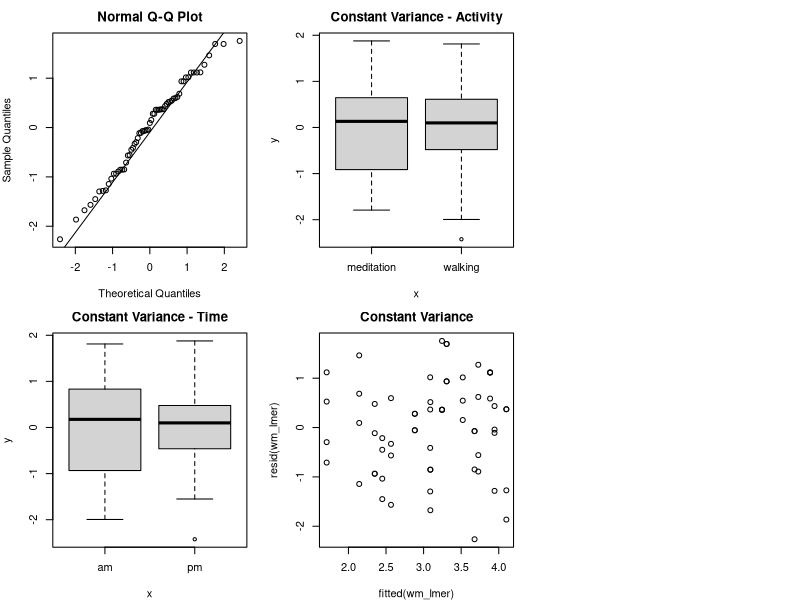
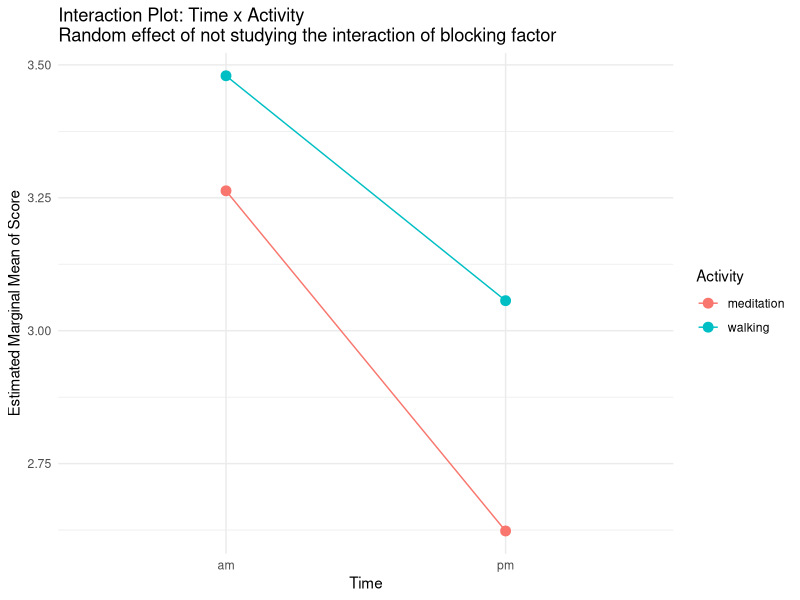
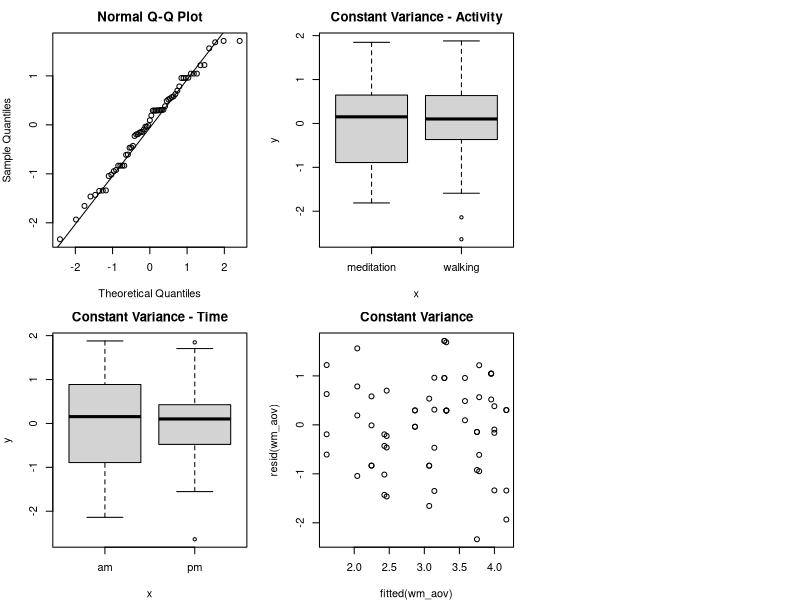
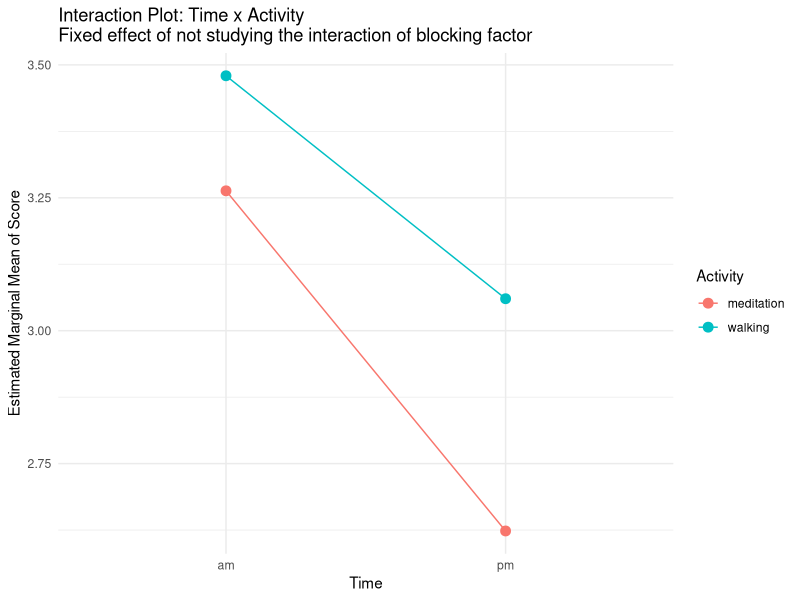
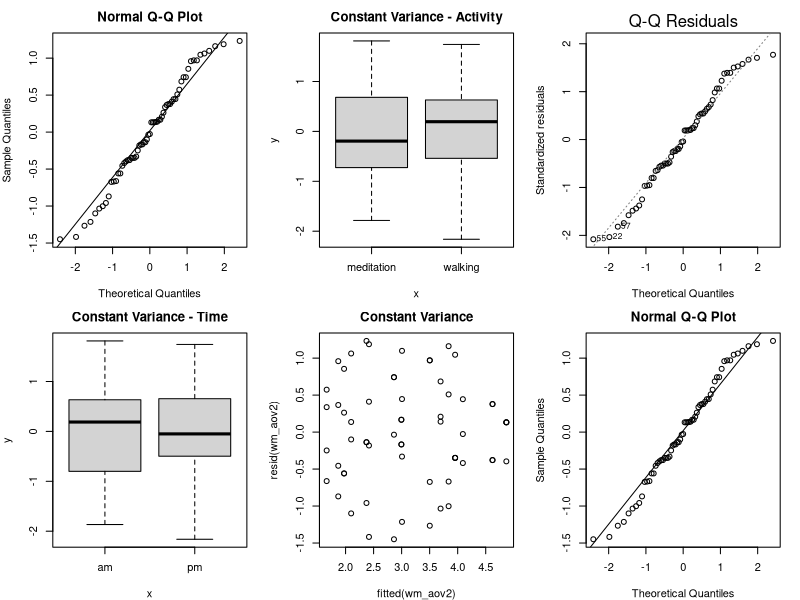
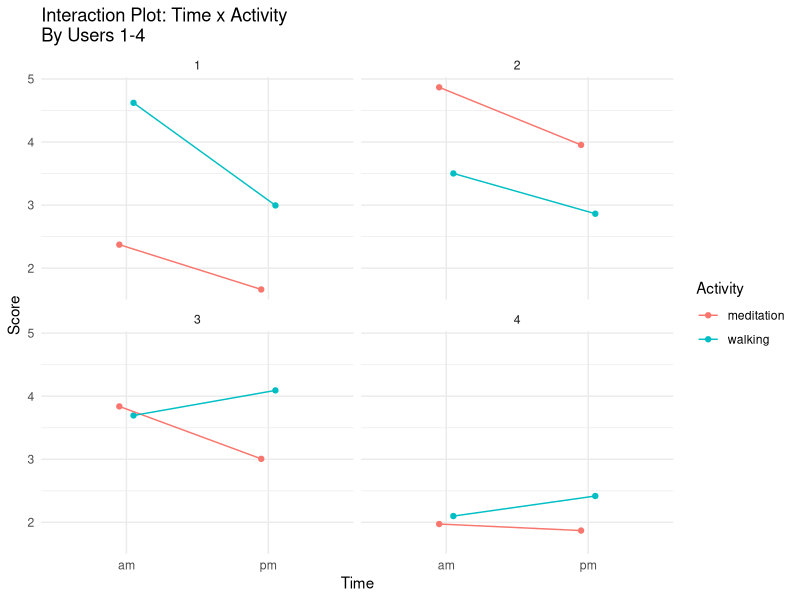
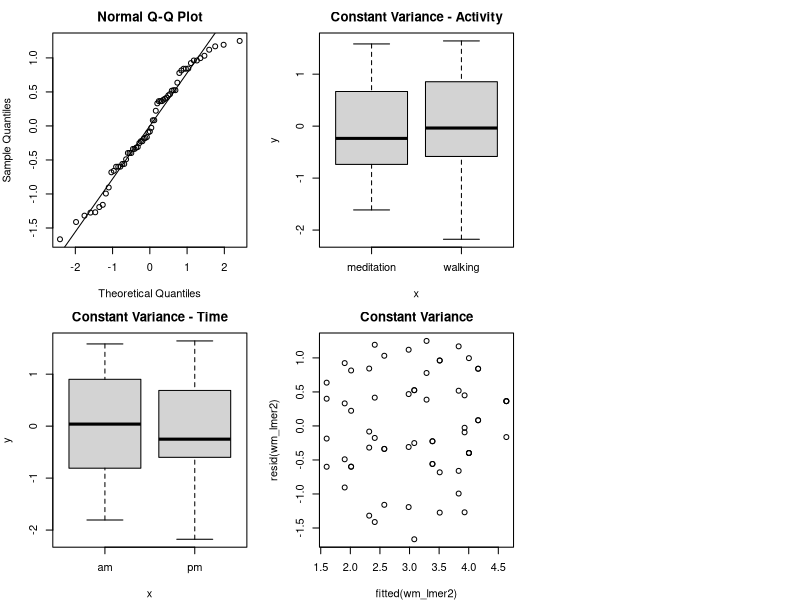
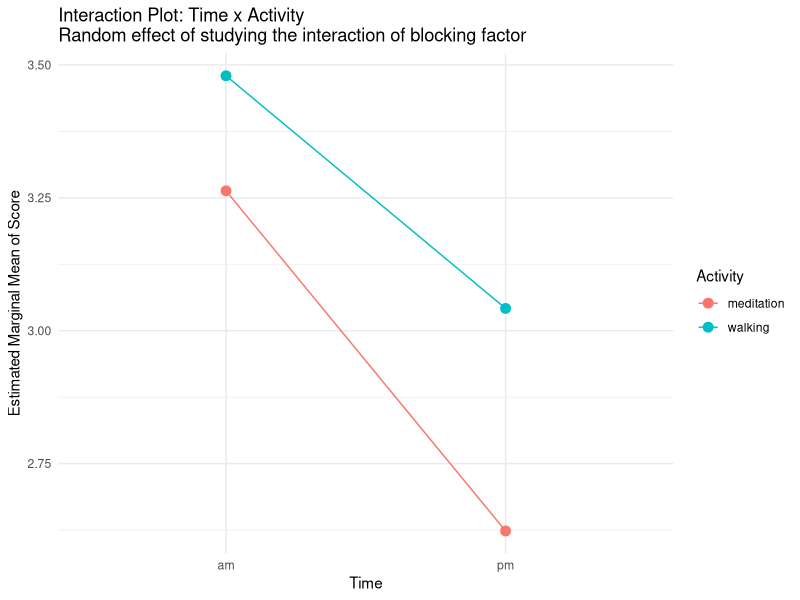

These charts were generated, in order, by the following R code:
## ---- chunk 1
#showing the design table
levels <- factor(c("-","+"))
users <- factor(c("Team member 1",
                  "Team member 2",
                  "Team member 3",
                  "Team member 4"))
df <- expand.grid(`Team member` = users,
                  Activity = levels,
                  Time = levels)
df
## ---- chunk 2
# load the data and tranform them to factor

wm <- read.csv("final_data.csv")
wm$User <- as.factor(wm$User)
wm$Time <- as.factor(wm$Time)
wm$Activity <- as.factor(wm$Activity)
## ---- chunk 3
# Perform lmer anova with team member as random effect

library(lmerTest)
wm_lmer <- lmer(Score ~ Time * Activity + (1|User),
                data = wm,
                contrasts = list(Time = "contr.helmert",
                Activity = "contr.helmert"))
## ---- chunk 4
# show two-way anova with random effect

summary(wm_lmer)
## ---- chunk 5
# check the significance on random effect (Team member)

ranova(wm_lmer)
## ---- chunk 6
layout(matrix(1:6, 2, 3)); par(mar = c(4, 4, 2.5, 1.5))
# Check normality
qqnorm(residuals(wm_lmer))
qqline(residuals(wm_lmer))

#Residuals
plot(wm$Time, rstudent(wm_lmer), main = "Constant Variance - Time") 
plot(wm$Activity, rstudent(wm_lmer), main = "Constant Variance - Activity")
plot(fitted(wm_lmer), resid(wm_lmer), main = "Constant Variance")
#plot(wm_lmer,which=4)
## ---- chunk 7
# Interaction Plot

# Estimate Marginal Means
library(emmeans)
emm_wm_lmer <- emmeans(wm_lmer, ~ Time * Activity) 
emm_df_wm_lmer <- as.data.frame(emm_wm_lmer) #as DF

# Use ggplot2 for the interaction plot
library(ggplot2)
ggplot(emm_df_wm_lmer, aes(x = Time, y = emmean, group = Activity, color = Activity)) +
  geom_point(size = 3) +
  geom_line() +
  labs(title = "Interaction Plot: Time x Activity\nRandom effect of not studying the interaction of blocking factor", 
       y = "Estimated Marginal Mean of Score") +
  theme_minimal()
## ---- chunk 8
# Perform anova where team member as fix effect

wm_aov <- aov(Score ~ Time * Activity + User,
                data = wm,
                contrasts = list(Time = "contr.helmert",
                Activity = "contr.helmert"))
## ---- chunk 9
# show two-way anova with fix effect

summary(wm_aov)
## ---- chunk 10
layout(matrix(1:6, 2, 3)); par(mar = c(4, 4, 2.5, 1.5))
# Check normality
qqnorm(residuals(wm_aov))
qqline(residuals(wm_aov))

# Check constant variance
plot(wm$Time, rstudent(wm_aov), main = "Constant Variance - Time") 
plot(wm$Activity, rstudent(wm_aov), main = "Constant Variance - Activity")
plot(fitted(wm_aov), resid(wm_aov), main = "Constant Variance")
## ---- chunk 11
# Interaction Plot

# Estimate Marginal Means
emm_wm_aov <- emmeans(wm_aov, ~ Time * Activity) 
emm_df_wm_aov <- as.data.frame(emm_wm_aov) #as DF

# Interaction plot
ggplot(emm_df_wm_aov, aes(x = Time, y = emmean, group = Activity, color = Activity)) +
  geom_point(size = 3) +
  geom_line() +
  labs(title = "Interaction Plot: Time x Activity\nFixed effect of not studying the interaction of blocking factor", 
       y = "Estimated Marginal Mean of Score") +
  theme_minimal()
## ---- chunk 12
# Perform anova where team member as fix effect

wm_aov2 <- aov(Score ~ Time * Activity * User,
                data = wm,
                contrasts = list(Time = "contr.helmert",
                Activity = "contr.helmert"))
## ---- chunk 13
# show three-way anova with fix effect

anova(wm_aov2)
## ---- chunk 14
layout(matrix(1:6, 2, 3)); par(mar = c(4, 4, 2.5, 1.5))
# Check normality
qqnorm(residuals(wm_aov2))
qqline(residuals(wm_aov2))

# Check constant variance
plot(wm$Time, rstudent(wm_aov2), main = "Constant Variance - Time") 
plot(wm$Activity, rstudent(wm_aov2), main = "Constant Variance - Activity")
plot(fitted(wm_aov2), resid(wm_aov2), main = "Constant Variance")
## ---- chunk 15
# Check normality
plot(wm_aov2,which=2)

qqnorm(residuals(wm_aov2))
qqline(residuals(wm_aov2))


## ---- chunk 16
# plot the interaction

ggplot(wm, aes(x = Time, y = Score, color = Activity, group = Activity)) +
  stat_summary(fun = mean, geom = "point", position = position_dodge(0.2)) +
  stat_summary(fun = mean, geom = "line", position = position_dodge(0.2)) +
  facet_wrap(~ User) +
  labs(title = "Interaction Plot: Time x Activity\nBy Users 1-4") +
  theme_minimal()
## ---- chunk 17
# Perform lmer anova where team member as random effect

wm_lmer2 <- lmer(Score ~ Time * Activity
                 + (Time + Activity|User),
                data = wm,
                contrasts = list(Time = "contr.helmert",
                Activity = "contr.helmert"))
## ---- chunk 18
# show three-way anova with random effect

summary(wm_lmer2)
## ---- chunk 19
# check the significance on random effect (Team member) 
# and the interactions

ranova(wm_lmer2)
## ---- chunk 20
layout(matrix(1:6, 2, 3)); par(mar = c(4, 4, 2.5, 1.5))
# Check normality
qqnorm(residuals(wm_lmer2))
qqline(residuals(wm_lmer2))

# Check constant variance
plot(wm$Time, rstudent(wm_lmer2), main = "Constant Variance - Time") 
plot(wm$Activity, rstudent(wm_lmer2), main = "Constant Variance - Activity")
plot(fitted(wm_lmer2), resid(wm_lmer2), main = "Constant Variance")
## ---- chunk 21
# Interaction Plot

# Estimate Marginal Means
emm_wm_lmer2 <- emmeans(wm_lmer2, ~ Time * Activity)
emm_df_wm_lmer2 <- as.data.frame(emm_wm_lmer2) # as DF

# Interaction plot
ggplot(emm_df_wm_lmer2, aes(x = Time, y = emmean, group = Activity, color = Activity)) +
  geom_point(size = 3) +
  geom_line() +
  labs(title = "Interaction Plot: Time x Activity\nRandom effect of studying the interaction of blocking factor", 
       y = "Estimated Marginal Mean of Score") +
  theme_minimal()
## ---- chunk 22
library(pwr)
# k - 4 groups
# n - 64 total samples divied by 4 groups
# f - Cohen's f = delta / std_dev; std_dev assumed to be 2
# alpha - 0.05

power01 <- pwr.anova.test(k=4, n=64/4, f=0.1/2, sig.level=0.05)
power1 <- pwr.anova.test(k=4, n=64/4, f=1/2, sig.level=0.05)
power3 <- pwr.anova.test(k=4, n=64/4, f=3/2, sig.level=0.05)
power5 <- pwr.anova.test(k=4, n=64/4, f=5/2, sig.level=0.05)

print("Power at Difference in Mean 0.1")
power01
print("\nPower at Difference in Mean 1")
power1
print("\nPower at Difference in Mean 3")
power3
print("\nPower at Difference in Mean 5")
power5
